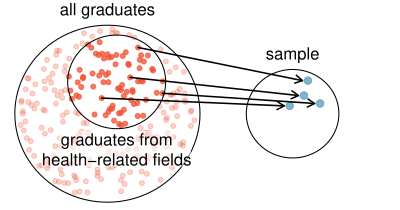

This chart was generated by the following R code:
library(openintro)
data(COL)

set.seed(52)
myPDF("popToSubSampleGraduates.pdf",
      4,
      2.1,
      mar = rep(0, 4))

plot(c(0, 2),
     c(0, 1.1),
     type = 'n',
     axes = FALSE)
temp <- seq(0, 2 * pi, 2 * pi / 100)
x <- 0.5 + 0.5 * cos(temp)
y <- 0.5 + 0.5 * sin(temp)
lines(x, y)

s <- matrix(runif(700), ncol = 2)
S <- matrix(NA, 350, 2)
j <- 0
sub <- rep(FALSE, 1000)
for (i in 1:nrow(s)) {
  if(sum((s[i,] - 0.5)^2) < 0.23){
    j <- j+1
    S[j,] <- s[i,]
  }
  if(sum((s[i, ] - c(0.05, 0.18) - 0.5)^2) < 0.07){
    sub[j] <- TRUE
  }
}
points(S, col = COL[4, 4 - 2 * sub], pch = 20)
text(0.5, 1, 'all graduates', pos = 3)
lines((x - 0.5) * 2 * sqrt(0.07) + 0.55,
      (y - 0.5) * 2 * sqrt(0.07) + 0.68)

set.seed(7)
N <- sample((1:j)[sub], 25)
lines((x - 0.5) / 2 + 1.5,
      (y - 0.5) / 2 + 0.5,
      pch = 20)

SS <- (S[N, ] - 0.5) / 2 + 0.5
these <- c(2, 5, 7, 15)
points(SS[these, 1] + 1,
       SS[these, 2],
       col = COL[1, 2],
       pch = 20,
       cex = 1.5)
text(1.5, 0.75, 'sample', pos = 3)

for (i in these)  {
  arrows(S[N[i], 1], S[N[i], 2],
         SS[i, 1] + 1 - 0.03, SS[i, 2],
         length = 0.08,
         col = COL[5],
         lwd = 1.5)
}
rect(0.143, 0.2, 0.952, 0.301,
     border = "#00000000",
     col = "#FFFFFF88")
rect(0.236, 0.301, 0.858, 0.403,
     border = "#00000000",
     col = "#FFFFFF88")
text(0.55, 0.5 + 0.18 - sqrt(0.07),
     'graduates from\nhealth-related fields',
     pos = 1)
dev.off()
